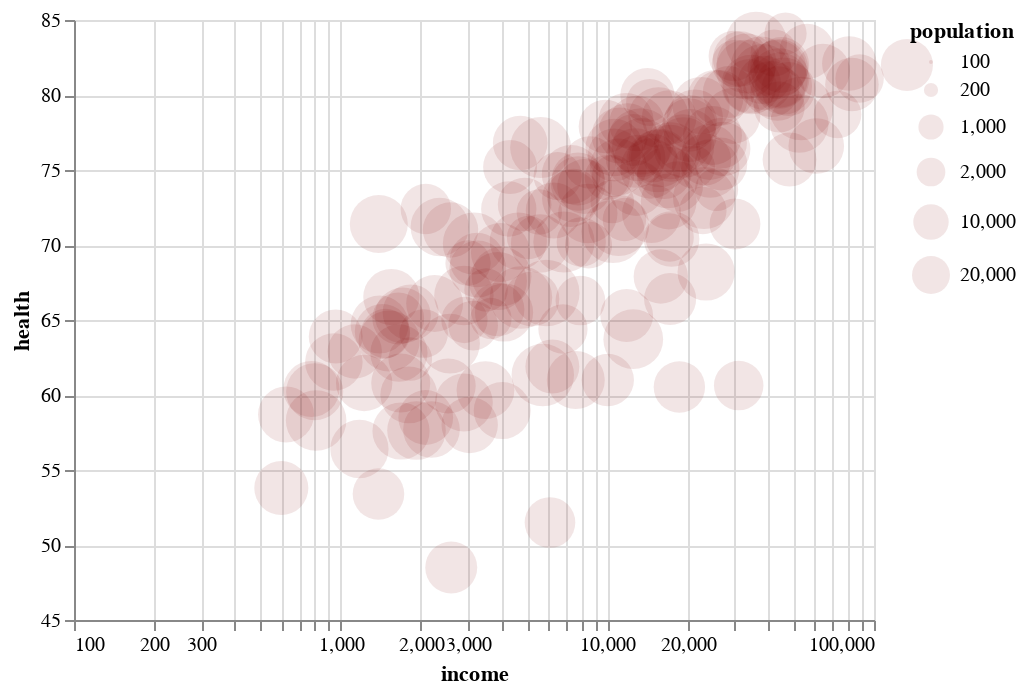

Notebook code for this chart:
### Code cell
alt.renderers.enable('default')
chart(expr.execute())

### Figure 1 — Vega-Lite specification as saved in the notebook (floating-point values rounded to 4 significant figures; data arrays with more than 128 entries replaced by an {"elided": "..."} marker saying what was removed)
{"$schema": "https://vega.github.io/schema/vega-lite/v2.4.1.json", "config": {"view": {"height": 300, "width": 400}}, "data": {"values": {"elided": "187 records"}}, "encoding": {"size": {"field": "population", "scale": {"domain": [100, 20000], "type": "log"}, "type": "quantitative"}, "x": {"field": "income", "scale": {"domain": [100, 100000], "range": "width", "type": "log"}, "type": "quantitative"}, "y": {"field": "health", "scale": {"domain": [45, 85], "range": "height", "type": "linear"}, "type": "quantitative"}}, "mark": {"fill": "#800000", "opacity": 0.1, "type": "circle"}}
